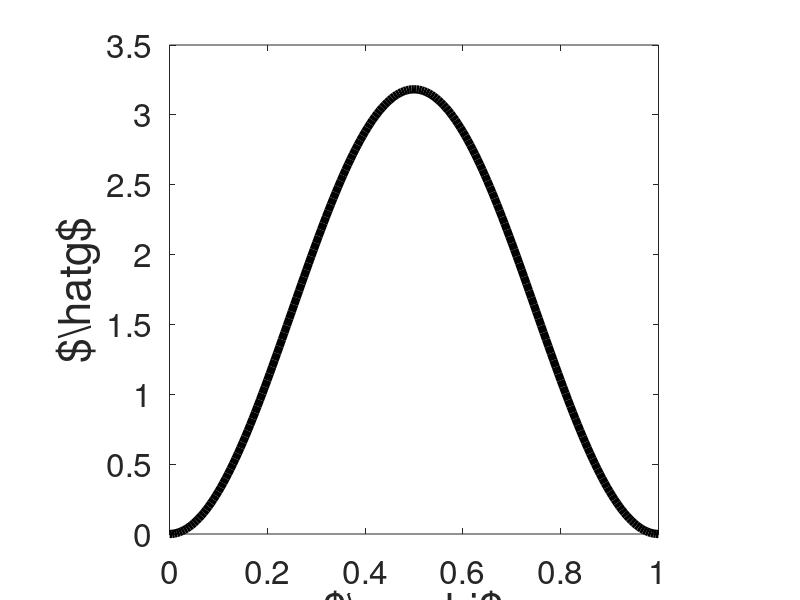

Write the MATLAB code that produced this figure.
clear; clf;
N=200;
phi=[0:N]/N;
tau_m=2; 
I=0.13;

g_hat=1/pi/sqrt(tau_m*I-1/4)./(1+(tan(pi*(phi-1/2))).^2);


subplot(111);
plot(phi,g_hat,'-k','Linewidth',6);
set(gca,'Fontsize',24);
xlabel('$\varphi$','Fontsize',32);
ylabel('$\hat{g}$','Fontsize',32);
axis('square');

shg;
